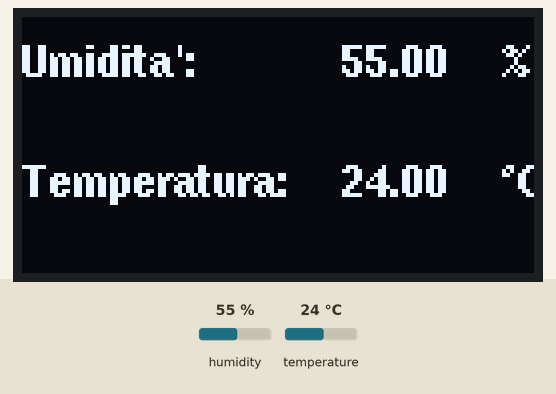
Recording of a sketch running on a simulated Arduino Uno, built with avr-gcc and run on an emulated ATmega328P. Shown: 128×64 one-colour display. Inputs (shaded band) come from the test bench; at power-on: humidity 55 %, temperature 24 °C. What the sketch prints to the serial monitor is not drawn.

Above: at 3.0 s.
3.1 s: humidity set to 22 %
At 6.0 s:
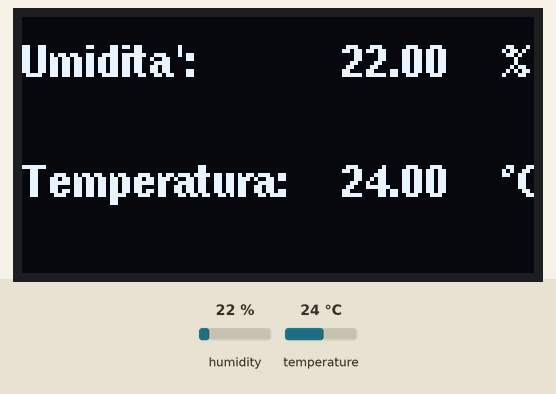
6.4 s: temperature set to 12 °C
At 7.5 s:
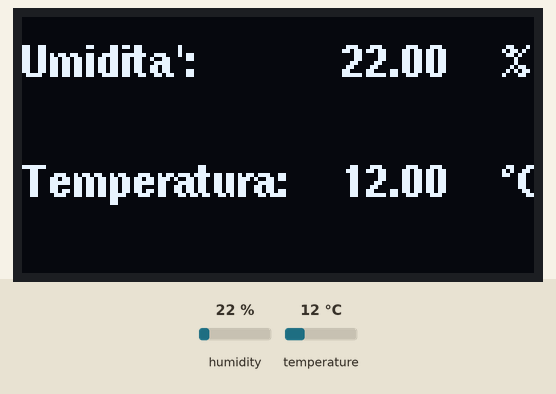
9.7 s: humidity set to 40 %
At 12.8 s:
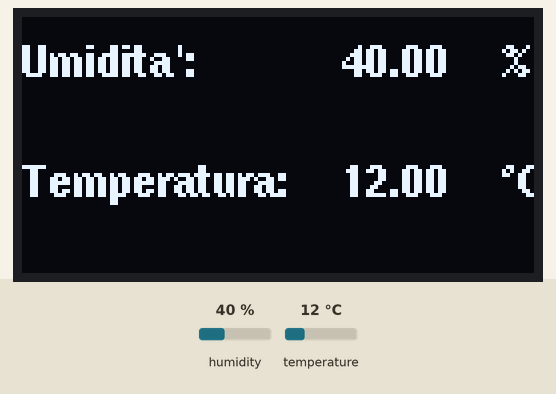
13.1 s: temperature set to 19 °C
At 14.3 s:
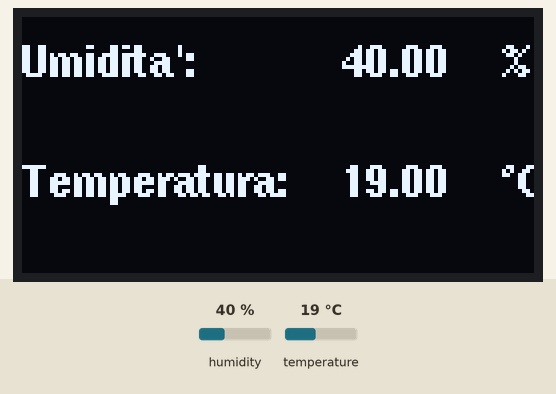
Timing chart, 0 to 16.1 s (numbered marks = the images above; inputs shaded):
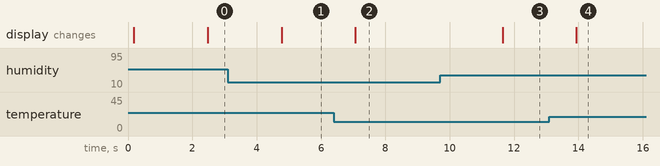

The sketch:

Sensore_DHT11_OLED.ino
```cpp
#include "DHT.h"
#include "U8glib.h"

U8GLIB_SSD1306_128X64 u8g(U8G_I2C_OPT_NONE | U8G_I2C_OPT_DEV_0);

#define DHTPIN 2
#define DHTTYPE DHT11

DHT dht(DHTPIN, DHTTYPE, 6);

char str[10];

void drawTest(void) {
  u8g.setFont(u8g_font_unifont);
  u8g.drawStr( 0, 20, "Sensore temp/umi");
}

void setup() {
  Serial.begin(9600);
  Serial.println("Sensore temp/umi");

  dht.begin();
  u8g.firstPage();
  do {
    drawTest();
  } while ( u8g.nextPage() );
}

void loop() {

  delay(2000);

  float h = dht.readHumidity();

  float t = dht.readTemperature();

  if (isnan(h) || isnan(t)) {
    Serial.println("Impossibile leggere dati dal sensore di DHT!");
    return;
  }

  Serial.print("Umidita': ");
  Serial.print(h);
  Serial.print(" %\t");
  Serial.print("Temperatura: ");
  Serial.print(t);
  Serial.print(" *C ");

  u8g.firstPage();
  do {
    u8g.setFont(u8g_font_helvB08);

    u8g.drawStr( 0, 15, "Umidita':");
    u8g.drawStr( 80, 15, dtostrf(h, 5, 2, str));
    u8g.drawStr( 120, 15, "%");

    u8g.drawStr( 0, 45, "Temperatura:");
    u8g.drawStr( 80, 45, dtostrf(t, 5, 2, str));
    u8g.drawStr( 120, 45, "\260C");

  } while ( u8g.nextPage() );
}
```

Measured:
- after the input at 3.1 s, the display: changes after 1.7 s (image 1)
- after the input at 6.4 s, the display: changes after 0.66 s (image 2)
- after the input at 9.7 s, the display: changes after 1.9 s (image 3)
- after the input at 13.1 s, the display: changes after 0.84 s (image 4)
